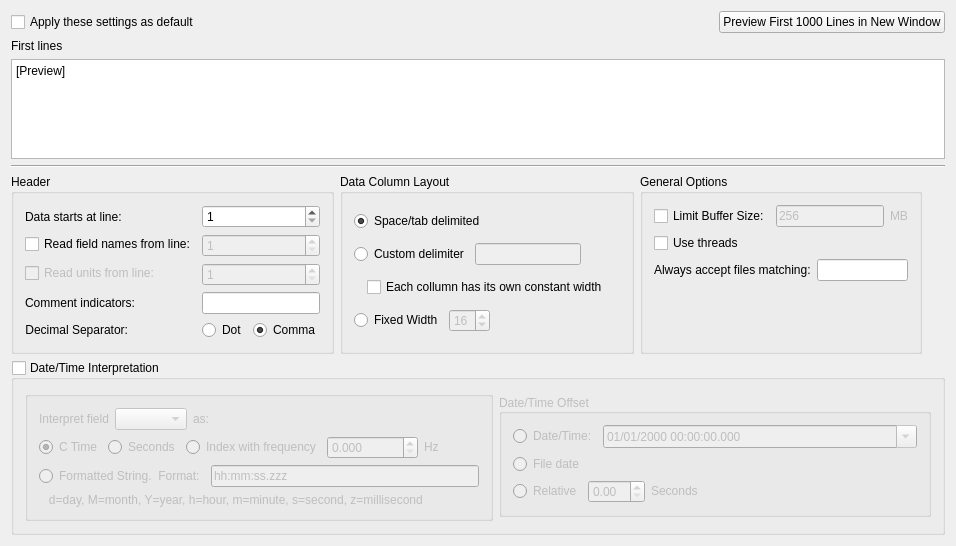
<?xml version="1.0" encoding="UTF-8"?>
<ui version="4.0">
 <class>AsciiConfig</class>
 <widget class="QWidget" name="AsciiConfig">
  <property name="geometry">
   <rect>
    <x>0</x>
    <y>0</y>
    <width>956</width>
    <height>533</height>
   </rect>
  </property>
  <layout class="QGridLayout" name="gridLayout_4">
   <item row="0" column="0">
    <layout class="QHBoxLayout" name="horizontalLayout_11">
     <item>
      <widget class="QCheckBox" name="_applyDefault">
       <property name="text">
        <string>Apply these settings as default</string>
       </property>
      </widget>
     </item>
     <item>
      <spacer name="horizontalSpacer_5">
       <property name="orientation">
        <enum>Qt::Horizontal</enum>
       </property>
       <property name="sizeHint" stdset="0">
        <size>
         <width>40</width>
         <height>20</height>
        </size>
       </property>
      </spacer>
     </item>
     <item>
      <widget class="QPushButton" name="_previewButton">
       <property name="text">
        <string>Preview First 1000 Lines in New Window</string>
       </property>
      </widget>
     </item>
    </layout>
   </item>
   <item row="1" column="0">
    <widget class="QLabel" name="_labelBeginning">
     <property name="text">
      <string>First lines </string>
     </property>
    </widget>
   </item>
   <item row="2" column="0">
    <widget class="QPlainTextEdit" name="_showBeginning">
     <property name="sizePolicy">
      <sizepolicy hsizetype="MinimumExpanding" vsizetype="MinimumExpanding">
       <horstretch>0</horstretch>
       <verstretch>0</verstretch>
      </sizepolicy>
     </property>
     <property name="minimumSize">
      <size>
       <width>640</width>
       <height>100</height>
      </size>
     </property>
     <property name="plainText">
      <string>[Preview]</string>
     </property>
    </widget>
   </item>
   <item row="3" column="0">
    <widget class="Line" name="line">
     <property name="orientation">
      <enum>Qt::Horizontal</enum>
     </property>
    </widget>
   </item>
   <item row="4" column="0">
    <layout class="QHBoxLayout" name="horizontalLayout_6">
     <item>
      <widget class="QGroupBox" name="headerButtonGroup">
       <property name="title">
        <string>Header</string>
       </property>
       <layout class="QFormLayout" name="formLayout_2">
        <property name="fieldGrowthPolicy">
         <enum>QFormLayout::AllNonFixedFieldsGrow</enum>
        </property>
        <item row="0" column="0">
         <widget class="QLabel" name="textLabel1_3">
          <property name="sizePolicy">
           <sizepolicy hsizetype="Preferred" vsizetype="Preferred">
            <horstretch>3</horstretch>
            <verstretch>0</verstretch>
           </sizepolicy>
          </property>
          <property name="text">
           <string>Data starts at line:</string>
          </property>
          <property name="wordWrap">
           <bool>false</bool>
          </property>
          <property name="buddy">
           <cstring>_startLine</cstring>
          </property>
         </widget>
        </item>
        <item row="0" column="1">
         <widget class="QSpinBox" name="_startLine">
          <property name="sizePolicy">
           <sizepolicy hsizetype="Minimum" vsizetype="Fixed">
            <horstretch>2</horstretch>
            <verstretch>0</verstretch>
           </sizepolicy>
          </property>
          <property name="minimum">
           <number>1</number>
          </property>
          <property name="maximum">
           <number>9999999</number>
          </property>
          <property name="value">
           <number>1</number>
          </property>
         </widget>
        </item>
        <item row="1" column="0">
         <widget class="QCheckBox" name="_readFields">
          <property name="text">
           <string>Read field names from line:</string>
          </property>
         </widget>
        </item>
        <item row="1" column="1">
         <widget class="QSpinBox" name="_fieldsLine">
          <property name="enabled">
           <bool>false</bool>
          </property>
          <property name="sizePolicy">
           <sizepolicy hsizetype="Minimum" vsizetype="Fixed">
            <horstretch>2</horstretch>
            <verstretch>0</verstretch>
           </sizepolicy>
          </property>
          <property name="minimum">
           <number>1</number>
          </property>
          <property name="maximum">
           <number>9999999</number>
          </property>
          <property name="value">
           <number>1</number>
          </property>
         </widget>
        </item>
        <item row="2" column="0">
         <widget class="QCheckBox" name="_readUnits">
          <property name="enabled">
           <bool>false</bool>
          </property>
          <property name="text">
           <string>Read units from line:</string>
          </property>
         </widget>
        </item>
        <item row="2" column="1">
         <widget class="QSpinBox" name="_unitsLine">
          <property name="enabled">
           <bool>false</bool>
          </property>
          <property name="sizePolicy">
           <sizepolicy hsizetype="Minimum" vsizetype="Fixed">
            <horstretch>2</horstretch>
            <verstretch>0</verstretch>
           </sizepolicy>
          </property>
          <property name="minimum">
           <number>1</number>
          </property>
          <property name="maximum">
           <number>9999999</number>
          </property>
          <property name="value">
           <number>1</number>
          </property>
         </widget>
        </item>
        <item row="3" column="0">
         <widget class="QLabel" name="textLabel1">
          <property name="text">
           <string>Comment indicators:</string>
          </property>
          <property name="alignment">
           <set>Qt::AlignRight|Qt::AlignTrailing|Qt::AlignVCenter</set>
          </property>
          <property name="wordWrap">
           <bool>false</bool>
          </property>
          <property name="buddy">
           <cstring>_delimiters</cstring>
          </property>
         </widget>
        </item>
        <item row="3" column="1">
         <widget class="QLineEdit" name="_delimiters">
          <property name="toolTip">
           <string>You can use more than one symbol here, like &quot;#!C&quot; for instance, but it will slow down reading ASCII files</string>
          </property>
         </widget>
        </item>
        <item row="4" column="0">
         <widget class="QLabel" name="label">
          <property name="text">
           <string>Decimal Separator:</string>
          </property>
          <property name="alignment">
           <set>Qt::AlignRight|Qt::AlignTrailing|Qt::AlignVCenter</set>
          </property>
         </widget>
        </item>
        <item row="4" column="1">
         <layout class="QHBoxLayout" name="horizontalLayout_15">
          <item>
           <widget class="QRadioButton" name="_useDot">
            <property name="text">
             <string>Dot</string>
            </property>
            <property name="checked">
             <bool>false</bool>
            </property>
           </widget>
          </item>
          <item>
           <widget class="QRadioButton" name="_useComma">
            <property name="text">
             <string>Comma</string>
            </property>
            <property name="checked">
             <bool>true</bool>
            </property>
           </widget>
          </item>
         </layout>
        </item>
       </layout>
      </widget>
     </item>
     <item>
      <widget class="QGroupBox" name="layoutButtonGroup">
       <property name="title">
        <string>Data Column Layout</string>
       </property>
       <layout class="QGridLayout" name="gridLayout_2">
        <item row="1" column="0" colspan="3">
         <layout class="QHBoxLayout" name="horizontalLayout_12">
          <item>
           <widget class="QRadioButton" name="_custom">
            <property name="sizePolicy">
             <sizepolicy hsizetype="Fixed" vsizetype="Fixed">
              <horstretch>0</horstretch>
              <verstretch>0</verstretch>
             </sizepolicy>
            </property>
            <property name="text">
             <string>Custom delimiter</string>
            </property>
           </widget>
          </item>
          <item>
           <widget class="QLineEdit" name="_columnDelimiter">
            <property name="enabled">
             <bool>false</bool>
            </property>
            <property name="sizePolicy">
             <sizepolicy hsizetype="Preferred" vsizetype="Fixed">
              <horstretch>0</horstretch>
              <verstretch>0</verstretch>
             </sizepolicy>
            </property>
           </widget>
          </item>
          <item>
           <spacer name="horizontalSpacer_2">
            <property name="orientation">
             <enum>Qt::Horizontal</enum>
            </property>
            <property name="sizeHint" stdset="0">
             <size>
              <width>40</width>
              <height>20</height>
             </size>
            </property>
           </spacer>
          </item>
         </layout>
        </item>
        <item row="0" column="0" colspan="2">
         <widget class="QRadioButton" name="_whitespace">
          <property name="sizePolicy">
           <sizepolicy hsizetype="Preferred" vsizetype="Fixed">
            <horstretch>0</horstretch>
            <verstretch>0</verstretch>
           </sizepolicy>
          </property>
          <property name="text">
           <string>Space/tab delimited</string>
          </property>
          <property name="checked">
           <bool>true</bool>
          </property>
         </widget>
        </item>
        <item row="5" column="0" colspan="3">
         <layout class="QHBoxLayout" name="horizontalLayout_13">
          <item>
           <widget class="QRadioButton" name="_fixed">
            <property name="sizePolicy">
             <sizepolicy hsizetype="Fixed" vsizetype="Fixed">
              <horstretch>0</horstretch>
              <verstretch>0</verstretch>
             </sizepolicy>
            </property>
            <property name="text">
             <string>Fixed Width</string>
            </property>
           </widget>
          </item>
          <item>
           <widget class="QSpinBox" name="_columnWidth">
            <property name="enabled">
             <bool>false</bool>
            </property>
            <property name="sizePolicy">
             <sizepolicy hsizetype="Fixed" vsizetype="Fixed">
              <horstretch>0</horstretch>
              <verstretch>0</verstretch>
             </sizepolicy>
            </property>
            <property name="suffix">
             <string/>
            </property>
            <property name="minimum">
             <number>1</number>
            </property>
            <property name="value">
             <number>16</number>
            </property>
           </widget>
          </item>
          <item>
           <spacer name="horizontalSpacer_8">
            <property name="orientation">
             <enum>Qt::Horizontal</enum>
            </property>
            <property name="sizeHint" stdset="0">
             <size>
              <width>40</width>
              <height>20</height>
             </size>
            </property>
           </spacer>
          </item>
         </layout>
        </item>
        <item row="2" column="0">
         <layout class="QHBoxLayout" name="horizontalLayout_14">
          <item>
           <widget class="QLabel" name="label_2">
            <property name="text">
             <string/>
            </property>
           </widget>
          </item>
          <item>
           <widget class="QCheckBox" name="_colWidthConst">
            <property name="sizePolicy">
             <sizepolicy hsizetype="Fixed" vsizetype="Fixed">
              <horstretch>0</horstretch>
              <verstretch>0</verstretch>
             </sizepolicy>
            </property>
            <property name="toolTip">
             <string>Reading is faster if each column can be assumed to have its own constant width.</string>
            </property>
            <property name="text">
             <string>Each collumn has its own constant width</string>
            </property>
           </widget>
          </item>
         </layout>
        </item>
       </layout>
      </widget>
     </item>
     <item>
      <widget class="QGroupBox" name="groupBox_2">
       <property name="title">
        <string>General Options</string>
       </property>
       <layout class="QVBoxLayout" name="verticalLayout_3">
        <item>
         <layout class="QHBoxLayout" name="horizontalLayout_2">
          <item>
           <widget class="QCheckBox" name="_limitFileBuffer">
            <property name="text">
             <string>Limit Buffer Size:</string>
            </property>
           </widget>
          </item>
          <item>
           <widget class="QLineEdit" name="_limitFileBufferSize">
            <property name="enabled">
             <bool>false</bool>
            </property>
            <property name="text">
             <string>256</string>
            </property>
           </widget>
          </item>
          <item>
           <widget class="QLabel" name="label_4">
            <property name="enabled">
             <bool>false</bool>
            </property>
            <property name="sizePolicy">
             <sizepolicy hsizetype="Preferred" vsizetype="Fixed">
              <horstretch>0</horstretch>
              <verstretch>0</verstretch>
             </sizepolicy>
            </property>
            <property name="text">
             <string>MB</string>
            </property>
           </widget>
          </item>
         </layout>
        </item>
        <item>
         <widget class="QCheckBox" name="_useThreads">
          <property name="text">
           <string>Use threads</string>
          </property>
         </widget>
        </item>
        <item>
         <layout class="QHBoxLayout" name="horizontalLayout_16">
          <item>
           <widget class="QLabel" name="textLabel1_2">
            <property name="sizePolicy">
             <sizepolicy hsizetype="Preferred" vsizetype="Fixed">
              <horstretch>0</horstretch>
              <verstretch>0</verstretch>
             </sizepolicy>
            </property>
            <property name="text">
             <string>Always accept files matching:</string>
            </property>
            <property name="wordWrap">
             <bool>false</bool>
            </property>
           </widget>
          </item>
          <item>
           <widget class="QLineEdit" name="_fileNamePattern"/>
          </item>
         </layout>
        </item>
        <item>
         <spacer name="verticalSpacer">
          <property name="orientation">
           <enum>Qt::Vertical</enum>
          </property>
          <property name="sizeHint" stdset="0">
           <size>
            <width>20</width>
            <height>40</height>
           </size>
          </property>
         </spacer>
        </item>
       </layout>
      </widget>
     </item>
     <item>
      <spacer name="horizontalSpacer_6">
       <property name="orientation">
        <enum>Qt::Horizontal</enum>
       </property>
       <property name="sizeHint" stdset="0">
        <size>
         <width>40</width>
         <height>20</height>
        </size>
       </property>
      </spacer>
     </item>
    </layout>
   </item>
   <item row="5" column="0">
    <widget class="QGroupBox" name="_interpret">
     <property name="title">
      <string>Date/Time Interpretation</string>
     </property>
     <property name="checkable">
      <bool>true</bool>
     </property>
     <property name="checked">
      <bool>false</bool>
     </property>
     <layout class="QHBoxLayout" name="horizontalLayout_7">
      <item>
       <widget class="QGroupBox" name="groupBox">
        <layout class="QVBoxLayout" name="verticalLayout">
         <item>
          <layout class="QHBoxLayout" name="horizontalLayout_8">
           <item>
            <widget class="QLabel" name="label_6">
             <property name="text">
              <string>Interpret field</string>
             </property>
            </widget>
           </item>
           <item>
            <widget class="QComboBox" name="_indexVector">
             <property name="sizePolicy">
              <sizepolicy hsizetype="Fixed" vsizetype="Fixed">
               <horstretch>1</horstretch>
               <verstretch>0</verstretch>
              </sizepolicy>
             </property>
            </widget>
           </item>
           <item>
            <widget class="QLabel" name="_indexTypeLabel">
             <property name="text">
              <string>as:</string>
             </property>
             <property name="wordWrap">
              <bool>false</bool>
             </property>
            </widget>
           </item>
           <item>
            <spacer name="horizontalSpacer_3">
             <property name="orientation">
              <enum>Qt::Horizontal</enum>
             </property>
             <property name="sizeHint" stdset="0">
              <size>
               <width>40</width>
               <height>20</height>
              </size>
             </property>
            </spacer>
           </item>
          </layout>
         </item>
         <item>
          <layout class="QHBoxLayout" name="horizontalLayout_5">
           <item>
            <widget class="QRadioButton" name="_ctime">
             <property name="text">
              <string>C Time</string>
             </property>
             <property name="checked">
              <bool>true</bool>
             </property>
            </widget>
           </item>
           <item>
            <widget class="QRadioButton" name="_seconds">
             <property name="text">
              <string>Seconds</string>
             </property>
            </widget>
           </item>
           <item>
            <widget class="QRadioButton" name="_indexFreq">
             <property name="text">
              <string>Index with frequency</string>
             </property>
            </widget>
           </item>
           <item>
            <widget class="QDoubleSpinBox" name="_dataRate">
             <property name="enabled">
              <bool>false</bool>
             </property>
             <property name="decimals">
              <number>3</number>
             </property>
             <property name="maximum">
              <double>10000000.000000000000000</double>
             </property>
             <property name="singleStep">
              <double>0.001000000000000</double>
             </property>
            </widget>
           </item>
           <item>
            <widget class="QLabel" name="label_7">
             <property name="enabled">
              <bool>false</bool>
             </property>
             <property name="sizePolicy">
              <sizepolicy hsizetype="Preferred" vsizetype="Fixed">
               <horstretch>0</horstretch>
               <verstretch>0</verstretch>
              </sizepolicy>
             </property>
             <property name="text">
              <string>Hz</string>
             </property>
            </widget>
           </item>
           <item>
            <spacer name="horizontalSpacer_4">
             <property name="orientation">
              <enum>Qt::Horizontal</enum>
             </property>
             <property name="sizeHint" stdset="0">
              <size>
               <width>40</width>
               <height>20</height>
              </size>
             </property>
            </spacer>
           </item>
          </layout>
         </item>
         <item>
          <layout class="QGridLayout" name="gridLayout">
           <item row="1" column="0">
            <widget class="QLabel" name="label_3">
             <property name="sizePolicy">
              <sizepolicy hsizetype="Fixed" vsizetype="Fixed">
               <horstretch>0</horstretch>
               <verstretch>0</verstretch>
              </sizepolicy>
             </property>
             <property name="text">
              <string>   d=day, M=month, Y=year, h=hour, m=minute, s=second, z=millisecond</string>
             </property>
            </widget>
           </item>
           <item row="0" column="0">
            <layout class="QHBoxLayout" name="horizontalLayout_4">
             <item>
              <widget class="QRadioButton" name="_formattedString">
               <property name="sizePolicy">
                <sizepolicy hsizetype="Fixed" vsizetype="Fixed">
                 <horstretch>0</horstretch>
                 <verstretch>0</verstretch>
                </sizepolicy>
               </property>
               <property name="text">
                <string>Formatted String.  Format:</string>
               </property>
              </widget>
             </item>
             <item>
              <widget class="QLineEdit" name="_timeAsciiFormatString">
               <property name="enabled">
                <bool>false</bool>
               </property>
               <property name="minimumSize">
                <size>
                 <width>200</width>
                 <height>0</height>
                </size>
               </property>
               <property name="toolTip">
                <string>Refer to the documentation of QDateTime for details.&lt;br&gt;You can use a combination of y,M,d for dates and h,m,s,z for times (z for milliseconds).&lt;br&gt;Space is allowed between date and time columns, but you must select the first column as X vector.</string>
               </property>
               <property name="text">
                <string>hh:mm:ss.zzz</string>
               </property>
              </widget>
             </item>
            </layout>
           </item>
          </layout>
         </item>
        </layout>
        <zorder></zorder>
        <zorder>_indexFreq</zorder>
        <zorder>_ctime</zorder>
        <zorder>_seconds</zorder>
        <zorder>_indexFreq</zorder>
        <zorder>_dataRate</zorder>
        <zorder>label_7</zorder>
        <zorder></zorder>
       </widget>
      </item>
      <item>
       <widget class="QGroupBox" name="_useOffset">
        <property name="sizePolicy">
         <sizepolicy hsizetype="Preferred" vsizetype="Fixed">
          <horstretch>0</horstretch>
          <verstretch>0</verstretch>
         </sizepolicy>
        </property>
        <property name="title">
         <string>Date/Time Offset</string>
        </property>
        <property name="alignment">
         <set>Qt::AlignLeading|Qt::AlignLeft|Qt::AlignVCenter</set>
        </property>
        <layout class="QVBoxLayout" name="verticalLayout_2">
         <item>
          <layout class="QHBoxLayout" name="horizontalLayout_3">
           <item>
            <widget class="QRadioButton" name="_offsetDateTime">
             <property name="sizePolicy">
              <sizepolicy hsizetype="Fixed" vsizetype="Fixed">
               <horstretch>0</horstretch>
               <verstretch>0</verstretch>
              </sizepolicy>
             </property>
             <property name="text">
              <string>Date/Time:</string>
             </property>
            </widget>
           </item>
           <item>
            <widget class="QDateTimeEdit" name="_dateTimeOffset">
             <property name="enabled">
              <bool>false</bool>
             </property>
             <property name="dateTime">
              <datetime>
               <hour>0</hour>
               <minute>0</minute>
               <second>0</second>
               <year>2000</year>
               <month>1</month>
               <day>1</day>
              </datetime>
             </property>
             <property name="displayFormat">
              <string>dd/MM/yyyy HH:mm:ss.zzz</string>
             </property>
             <property name="calendarPopup">
              <bool>true</bool>
             </property>
            </widget>
           </item>
          </layout>
         </item>
         <item>
          <widget class="QRadioButton" name="_offsetFileDate">
           <property name="text">
            <string>File date</string>
           </property>
           <property name="checked">
            <bool>false</bool>
           </property>
          </widget>
         </item>
         <item>
          <layout class="QHBoxLayout" name="horizontalLayout">
           <item>
            <widget class="QRadioButton" name="_offsetRelative">
             <property name="text">
              <string>Relative</string>
             </property>
             <property name="checked">
              <bool>false</bool>
             </property>
            </widget>
           </item>
           <item>
            <widget class="QDoubleSpinBox" name="_relativeOffset"/>
           </item>
           <item>
            <widget class="QLabel" name="label_5">
             <property name="sizePolicy">
              <sizepolicy hsizetype="Preferred" vsizetype="Fixed">
               <horstretch>0</horstretch>
               <verstretch>0</verstretch>
              </sizepolicy>
             </property>
             <property name="text">
              <string>Seconds</string>
             </property>
            </widget>
           </item>
           <item>
            <spacer name="horizontalSpacer">
             <property name="orientation">
              <enum>Qt::Horizontal</enum>
             </property>
             <property name="sizeHint" stdset="0">
              <size>
               <width>40</width>
               <height>20</height>
              </size>
             </property>
            </spacer>
           </item>
          </layout>
         </item>
        </layout>
       </widget>
      </item>
     </layout>
     <zorder>groupBox</zorder>
     <zorder>_useOffset</zorder>
    </widget>
   </item>
  </layout>
 </widget>
 <layoutdefault spacing="6" margin="11"/>
 <resources/>
 <connections>
  <connection>
   <sender>_fixed</sender>
   <signal>toggled(bool)</signal>
   <receiver>_columnWidth</receiver>
   <slot>setEnabled(bool)</slot>
   <hints>
    <hint type="sourcelabel">
     <x>473</x>
     <y>333</y>
    </hint>
    <hint type="destinationlabel">
     <x>533</x>
     <y>335</y>
    </hint>
   </hints>
  </connection>
  <connection>
   <sender>_readFields</sender>
   <signal>toggled(bool)</signal>
   <receiver>_fieldsLine</receiver>
   <slot>setEnabled(bool)</slot>
   <hints>
    <hint type="sourcelabel">
     <x>75</x>
     <y>252</y>
    </hint>
    <hint type="destinationlabel">
     <x>347</x>
     <y>255</y>
    </hint>
   </hints>
  </connection>
  <connection>
   <sender>_readUnits</sender>
   <signal>toggled(bool)</signal>
   <receiver>_unitsLine</receiver>
   <slot>setEnabled(bool)</slot>
   <hints>
    <hint type="sourcelabel">
     <x>137</x>
     <y>281</y>
    </hint>
    <hint type="destinationlabel">
     <x>347</x>
     <y>284</y>
    </hint>
   </hints>
  </connection>
  <connection>
   <sender>_custom</sender>
   <signal>toggled(bool)</signal>
   <receiver>_columnDelimiter</receiver>
   <slot>setEnabled(bool)</slot>
   <hints>
    <hint type="sourcelabel">
     <x>509</x>
     <y>255</y>
    </hint>
    <hint type="destinationlabel">
     <x>623</x>
     <y>256</y>
    </hint>
   </hints>
  </connection>
  <connection>
   <sender>_readFields</sender>
   <signal>toggled(bool)</signal>
   <receiver>_readUnits</receiver>
   <slot>setEnabled(bool)</slot>
   <hints>
    <hint type="sourcelabel">
     <x>104</x>
     <y>252</y>
    </hint>
    <hint type="destinationlabel">
     <x>107</x>
     <y>281</y>
    </hint>
   </hints>
  </connection>
  <connection>
   <sender>_offsetDateTime</sender>
   <signal>toggled(bool)</signal>
   <receiver>_dateTimeOffset</receiver>
   <slot>setEnabled(bool)</slot>
   <hints>
    <hint type="sourcelabel">
     <x>595</x>
     <y>439</y>
    </hint>
    <hint type="destinationlabel">
     <x>895</x>
     <y>441</y>
    </hint>
   </hints>
  </connection>
  <connection>
   <sender>_offsetRelative</sender>
   <signal>toggled(bool)</signal>
   <receiver>_relativeOffset</receiver>
   <slot>setEnabled(bool)</slot>
   <hints>
    <hint type="sourcelabel">
     <x>534</x>
     <y>486</y>
    </hint>
    <hint type="destinationlabel">
     <x>592</x>
     <y>490</y>
    </hint>
   </hints>
  </connection>
  <connection>
   <sender>_offsetRelative</sender>
   <signal>toggled(bool)</signal>
   <receiver>label_5</receiver>
   <slot>setEnabled(bool)</slot>
   <hints>
    <hint type="sourcelabel">
     <x>562</x>
     <y>478</y>
    </hint>
    <hint type="destinationlabel">
     <x>649</x>
     <y>488</y>
    </hint>
   </hints>
  </connection>
  <connection>
   <sender>_limitFileBuffer</sender>
   <signal>toggled(bool)</signal>
   <receiver>_limitFileBufferSize</receiver>
   <slot>setEnabled(bool)</slot>
   <hints>
    <hint type="sourcelabel">
     <x>768</x>
     <y>214</y>
    </hint>
    <hint type="destinationlabel">
     <x>863</x>
     <y>216</y>
    </hint>
   </hints>
  </connection>
  <connection>
   <sender>_limitFileBuffer</sender>
   <signal>toggled(bool)</signal>
   <receiver>label_4</receiver>
   <slot>setEnabled(bool)</slot>
   <hints>
    <hint type="sourcelabel">
     <x>737</x>
     <y>214</y>
    </hint>
    <hint type="destinationlabel">
     <x>915</x>
     <y>214</y>
    </hint>
   </hints>
  </connection>
 </connections>
 <slots>
  <slot>interpretationChanged()</slot>
 </slots>
</ui>
